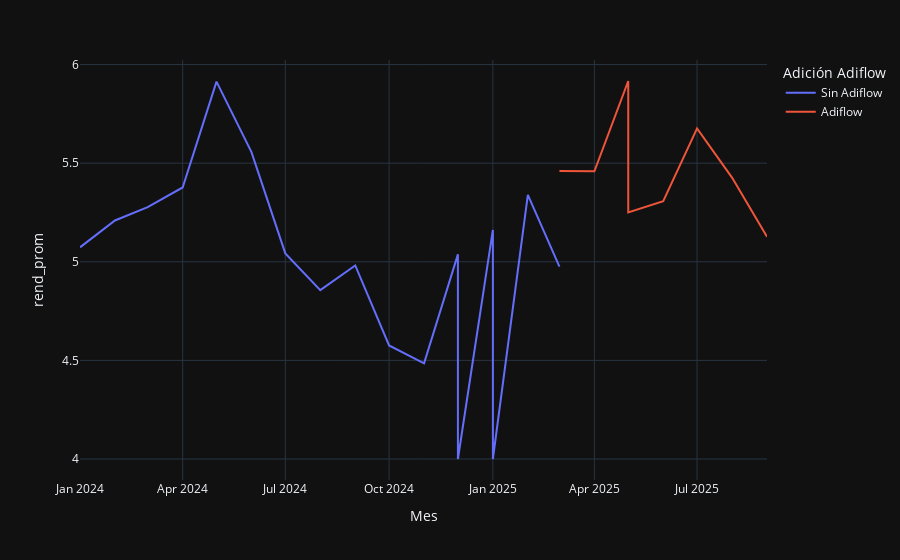

Notebook source saved alongside this figure:
### Code cell
fig = px.line(
    df_filter_group[df_filter_group["MAQUINA / LINEA"]=='617-620'],
    x="Mes",
    y="rend_prom",
    color="Adición Adiflow",
)

fig.show()

### Figure 1 — Plotly figure (JSON) as saved in the notebook; plotly's stock layout.template omitted (floating-point values rounded to 4 significant figures)
{"data": [{"hovertemplate": "Adición Adiflow=Sin Adiflow<br>Mes=%{x}<br>rend_prom=%{y}<extra></extra>", "legendgroup": "Sin Adiflow", "line": {"color": "#636efa", "dash": "solid"}, "marker": {"symbol": "circle"}, "mode": "lines", "name": "Sin Adiflow", "orientation": "v", "showlegend": true, "type": "scatter", "x": ["2024-01", "2024-02", "2024-03", "2024-04", "2024-05", "2024-06", "2024-07", "2024-08", "2024-09", "2024-10", "2024-11", "2024-12", "2024-12", "2025-01", "2025-01", "2025-02", "2025-03"], "xaxis": "x", "y": [5.073, 5.21, 5.277, 5.377, 5.914, 5.556, 5.043, 4.856, 4.981, 4.576, 4.485, 5.038, 4, 5.162, 4, 5.339, 4.976], "yaxis": "y"}, {"hovertemplate": "Adición Adiflow=Adiflow<br>Mes=%{x}<br>rend_prom=%{y}<extra></extra>", "legendgroup": "Adiflow", "line": {"color": "#EF553B", "dash": "solid"}, "marker": {"symbol": "circle"}, "mode": "lines", "name": "Adiflow", "orientation": "v", "showlegend": true, "type": "scatter", "x": ["2025-03", "2025-04", "2025-05", "2025-05", "2025-06", "2025-07", "2025-08", "2025-09"], "xaxis": "x", "y": [5.461, 5.459, 5.917, 5.25, 5.308, 5.676, 5.427, 5.127], "yaxis": "y"}], "layout": {"legend": {"title": {"text": "Adición Adiflow"}, "tracegroupgap": 0}, "margin": {"t": 60}, "xaxis": {"anchor": "y", "domain": [0, 1], "title": {"text": "Mes"}}, "yaxis": {"anchor": "x", "domain": [0, 1], "title": {"text": "rend_prom"}}}}
